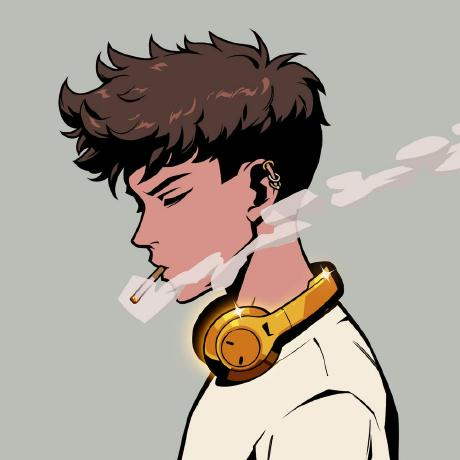
#> input picture source-photo.jpg, 460 x 460 px
$ python prep_solid_bg.py
#> lines starting #> are read from the running program, lines starting #| are printed output that depends on the picture; after the words box and inside, x2 and y2 are one past the last pixel; in counts of white or black regions, pixels touching at a corner belong together
"""
Prepare an avatar/photo with a SOLID background for clean ASCII conversion,
without needing rembg (no big model download).

Use this when the source image has a uniform background color (e.g. a GitHub
profile picture). It:
  1. segments the subject by color-distance from the corner background color
  2. boosts LOCAL contrast (CLAHE) on the subject
  3. composites the subject onto pure white so the background maps to blank

Output: source-prepped.png (grayscale), consumed by make_ascii_svg.py.

For a photo with a real (non-solid) background, use the rembg-based
prep_photo.py instead.

    python scripts/prep_solid_bg.py <input.jpg> [output.png]
"""
import os
import sys

import cv2
import numpy as np
from PIL import Image

HERE = os.path.dirname(os.path.abspath(__file__))
INP = sys.argv[1] if len(sys.argv) > 1 else os.path.join(HERE, "..", "source-photo.jpg")
OUT = sys.argv[2] if len(sys.argv) > 2 else os.path.join(HERE, "..", "source-prepped.png")

# how far (0..255) a pixel may be from the corner color and still count as
# background. The subject is assumed to occupy the middle of the frame.
BG_DIST = 40
SAMPLE_INSET = 8          # sample the corner from this many px in
FEATHER = 1.0             # gaussian sigma on the alpha mask (avoid a halo)


def main():
    img = Image.open(INP).convert("RGB")
#> img is the input picture: PIL image 460x460 RGB; mean R, G, B 170.3, 161.7, 152.2
    rgb = np.array(img).astype(np.float32)
    h, w, _ = rgb.shape
#> h = 460; w = 460

    # background color = average of the four corners
    corners = np.concatenate([
        rgb[SAMPLE_INSET:SAMPLE_INSET+1, SAMPLE_INSET:SAMPLE_INSET+1],
        rgb[SAMPLE_INSET:SAMPLE_INSET+1, w-SAMPLE_INSET-1:w-SAMPLE_INSET],
        rgb[h-SAMPLE_INSET-1:h-SAMPLE_INSET, SAMPLE_INSET:SAMPLE_INSET+1],
        rgb[h-SAMPLE_INSET-1:h-SAMPLE_INSET, w-SAMPLE_INSET-1:w-SAMPLE_INSET],
    ], axis=0).reshape(4, 3).mean(axis=0)
#> corners = [187, 190, 183]

    dist = np.sqrt(((rgb - corners) ** 2).sum(axis=2))
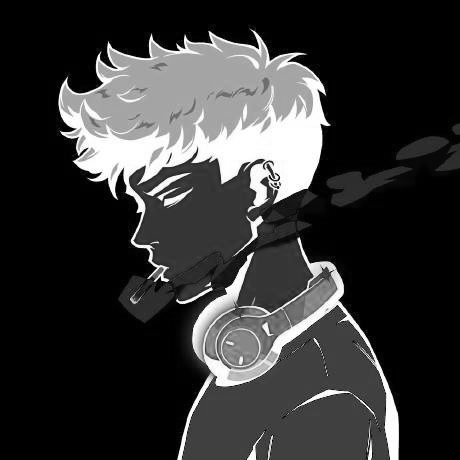
#> dist: shape (460, 460) float32; min 0, max 323.4, mean 66.5; drawn with min black and max white
    alpha = (dist > BG_DIST).astype(np.float32)   # 1 = subject
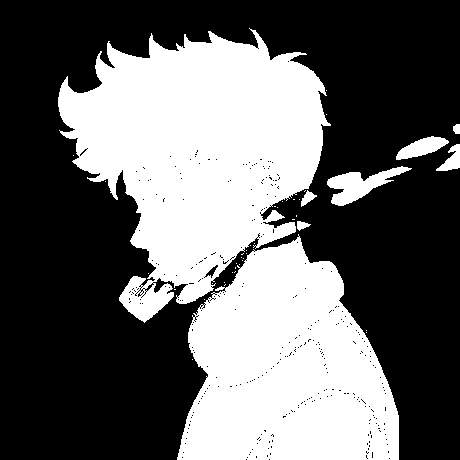
#> alpha: shape (460, 460) float32; values 0 (black) and 1 (white), 39.8% white; 42 white regions (34 under 20 px), largest, box (x1, y1, x2, y2) and area: (58, 28, 331, 323) 46444, (177, 234, 399, 460) 35184, (327, 166, 412, 206) 1383
    alpha = cv2.GaussianBlur(alpha, (0, 0), FEATHER)
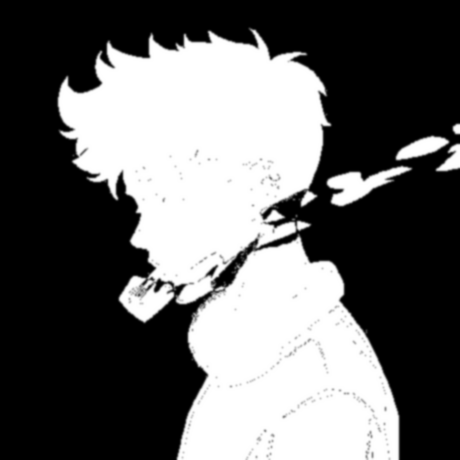
#> alpha: shape (460, 460) float32; min 0, max 1, mean 0.398

    # 2. local-contrast the luminance (CLAHE) on the subject only
    gray = cv2.cvtColor(rgb.astype(np.uint8), cv2.COLOR_RGB2GRAY)
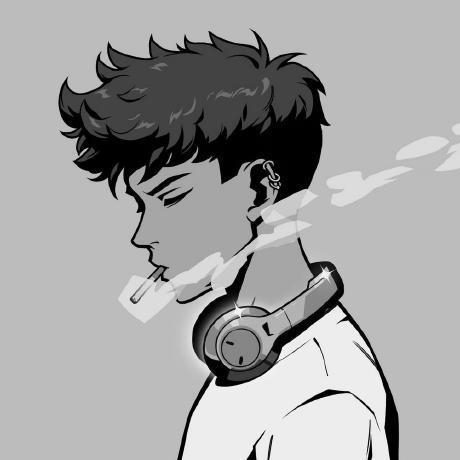
#> gray: shape (460, 460); min 0, max 254, mean 163
    clahe = cv2.createCLAHE(clipLimit=2.6, tileGridSize=(8, 8))
    gray = clahe.apply(gray)
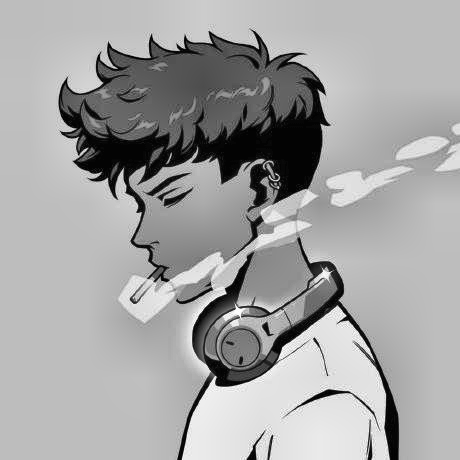
#> gray: shape (460, 460); min 0, max 255, mean 163.2
    gray = cv2.convertScaleAbs(gray, alpha=1.05, beta=18)
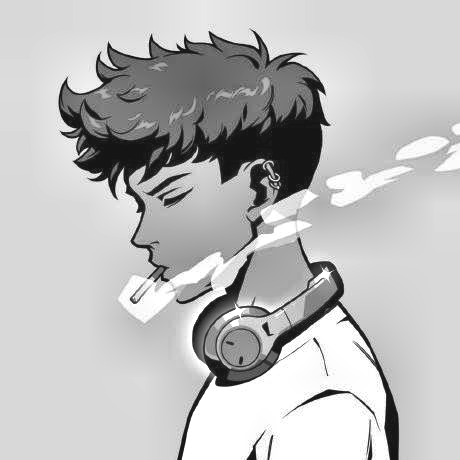
#> gray: shape (460, 460); min 18, max 255, mean 188.8

    # 3. composite onto white using the subject alpha
    if alpha.max() <= 0:
        print("no subject detected (background not solid?) -- try prep_photo.py (rembg)")
        sys.exit(1)
    out = gray.astype(np.float32) * alpha + 255.0 * (1.0 - alpha)
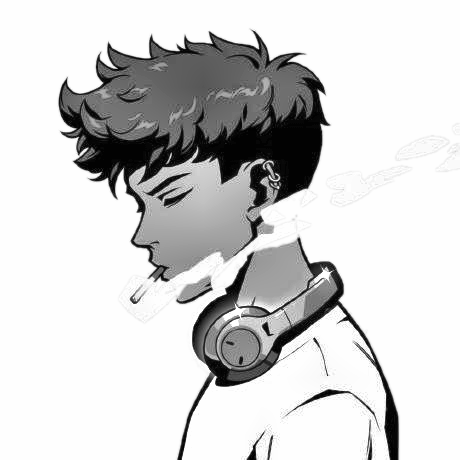
#> out: shape (460, 460) float32; min 18.27, max 255, mean 213.8; drawn with min black and max white
    out = np.clip(out, 0, 255).astype(np.uint8)

    Image.fromarray(out, mode="L").save(OUT)
    print("wrote", OUT, out.shape, "bg color", corners.astype(int))
#| wrote scripts/../source-prepped.png (460, 460) bg color [187 190 183]


if __name__ == "__main__":
    main()
